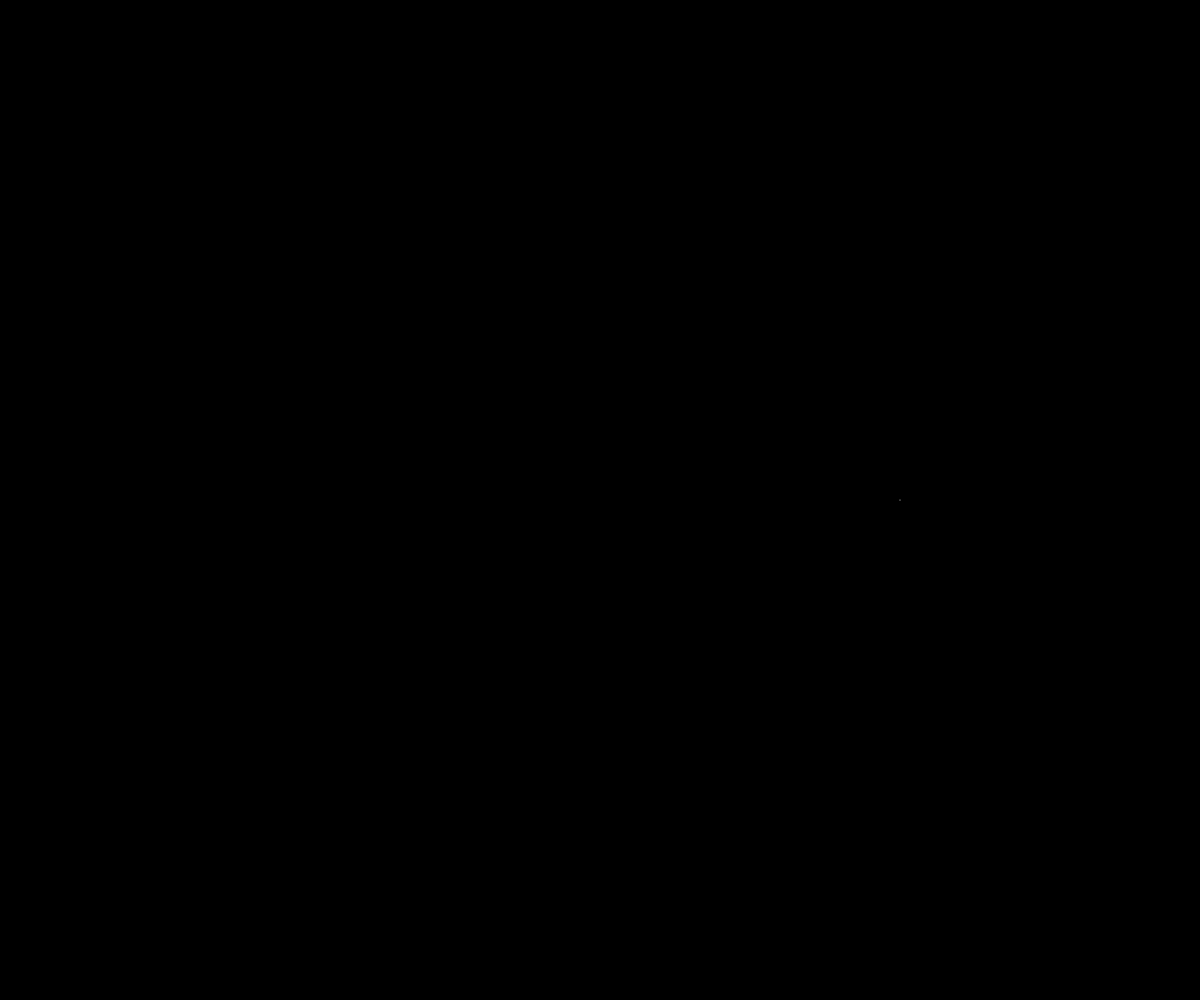
Frame 1 (no input)
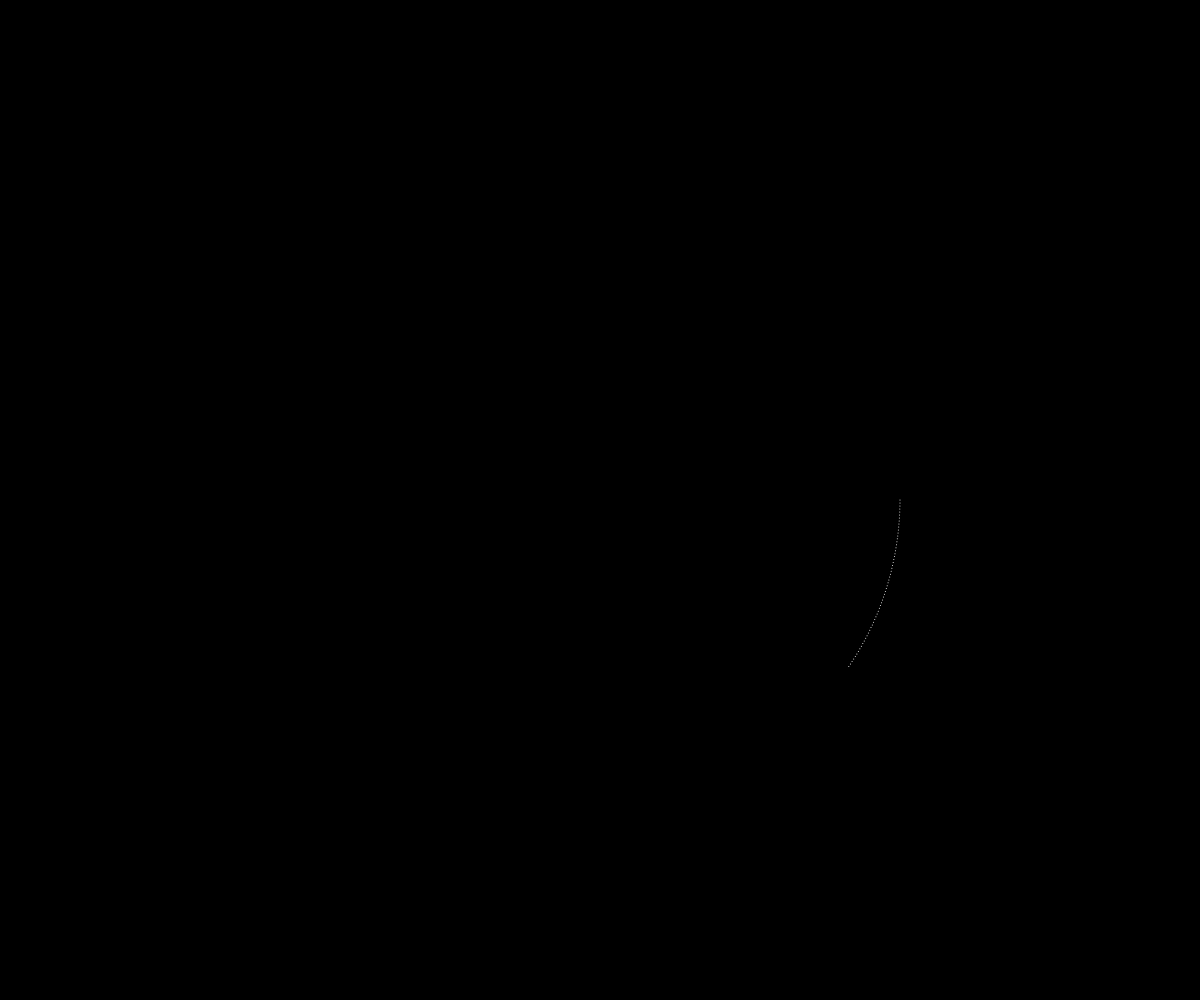
Frame 60 (no input)
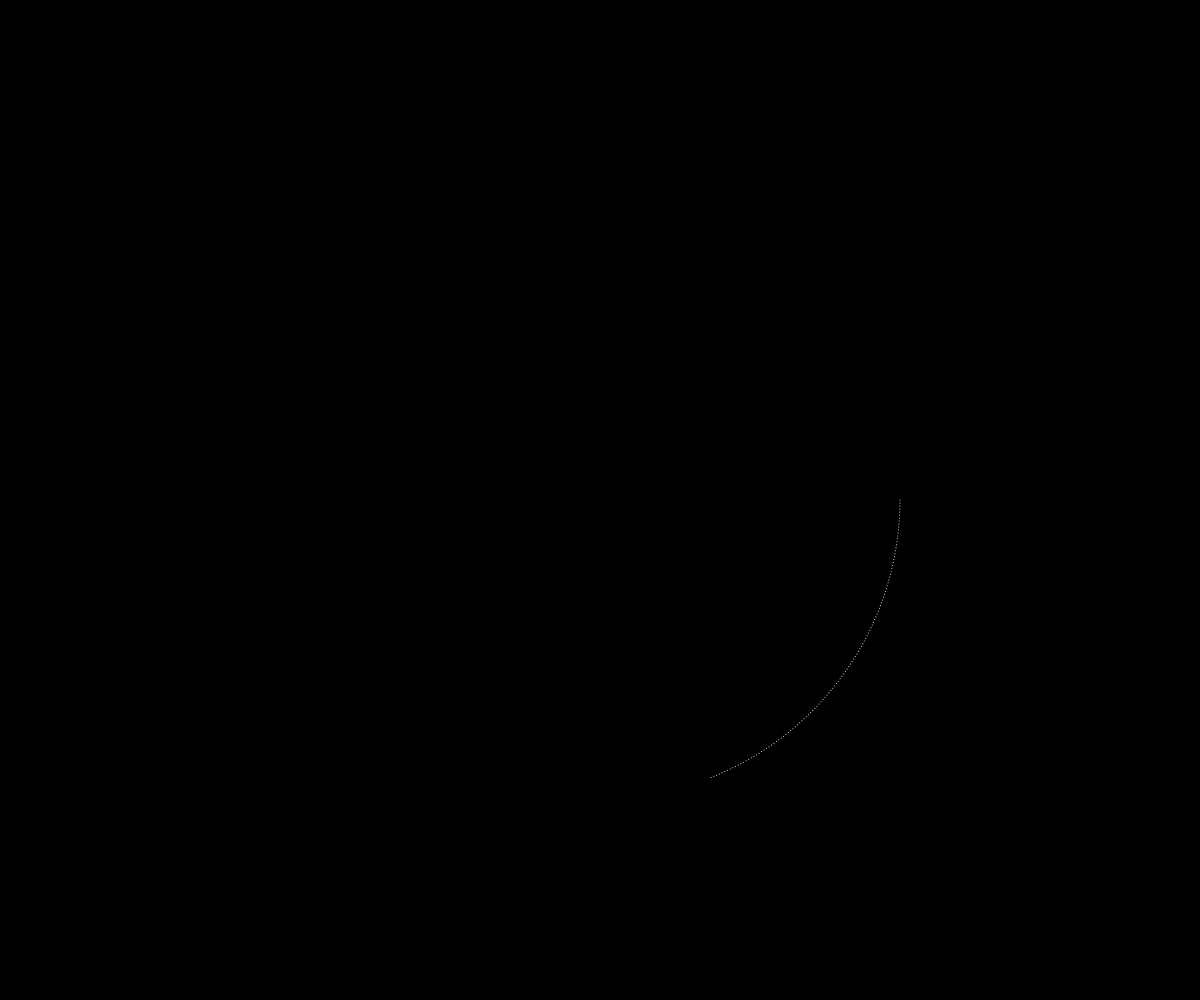
Frame 120 (the mouse pressed at the canvas centre since frame 60)

The p5.js sketch that drew these frames (run headless with seeded random() and noise() and a simulated clock; from frame 60 on, the mouse is pressed at the canvas centre):

// p5.js sketch
// ── sketch.js
let radius;
let angle = 0;
let aVelocity;
let aAcceleration;
function setup() {
  createCanvas(windowWidth, windowHeight);
  loc = createVector(10, 10);
  aVelocity = 0.01;
  // aAcceleration = 0.001;
  radius = width / 4;
  background(0);
}

function draw() {
  stroke(255);
  translate(width / 2, height / 2);
  loc.x = radius * cos(angle);
  loc.y = radius * sin(angle);
  point(loc.x, loc.y);
  angle += aVelocity;
  // aVelocity += aAcceleration;
  radius -= 0.01;
  radius = constrain(radius, 0, width);
}
